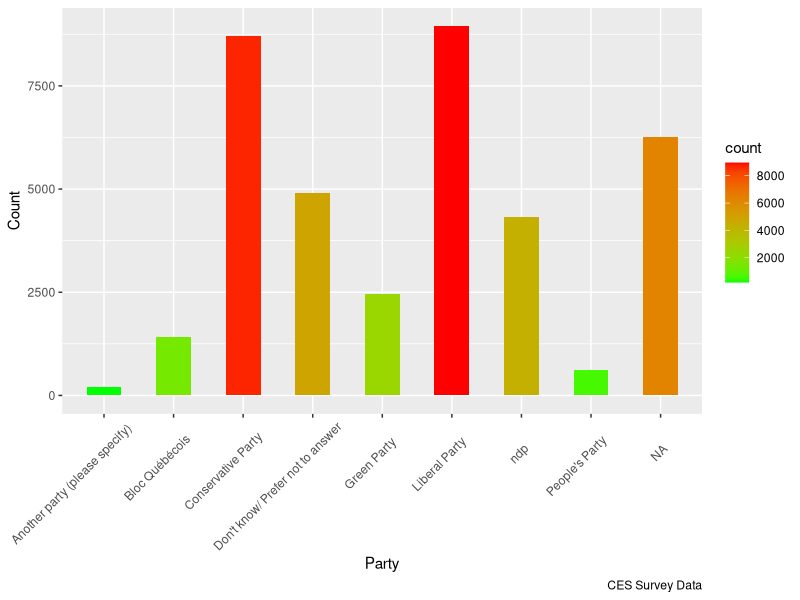
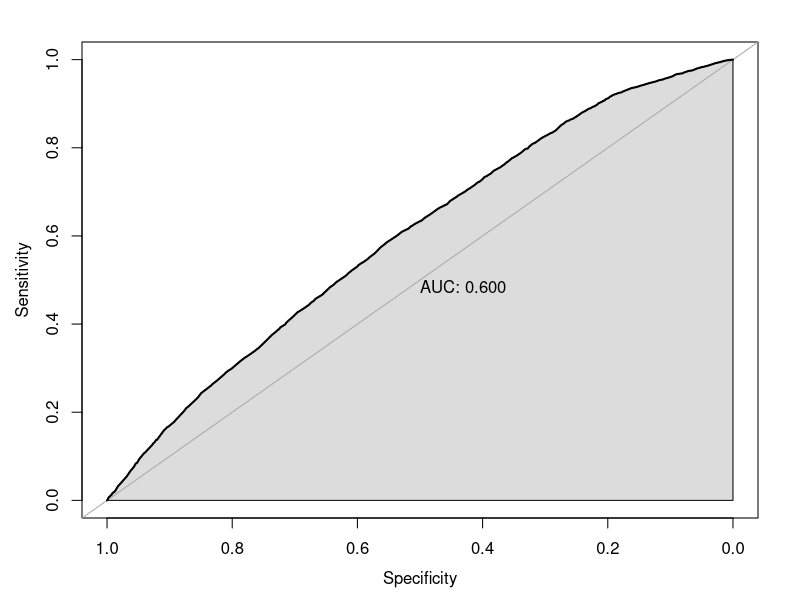
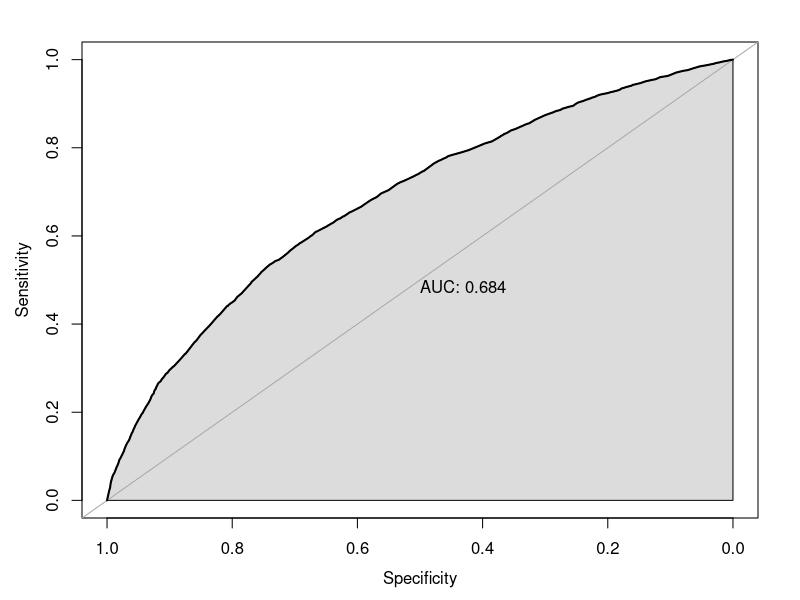
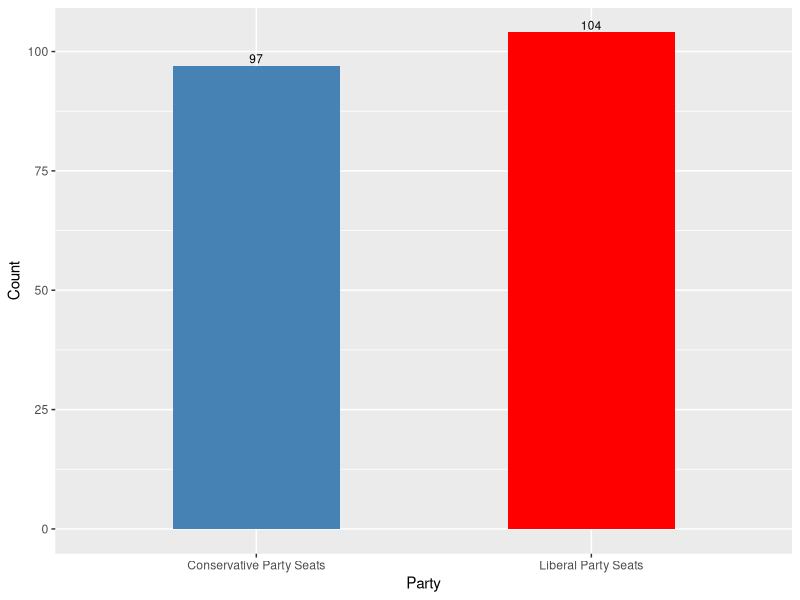
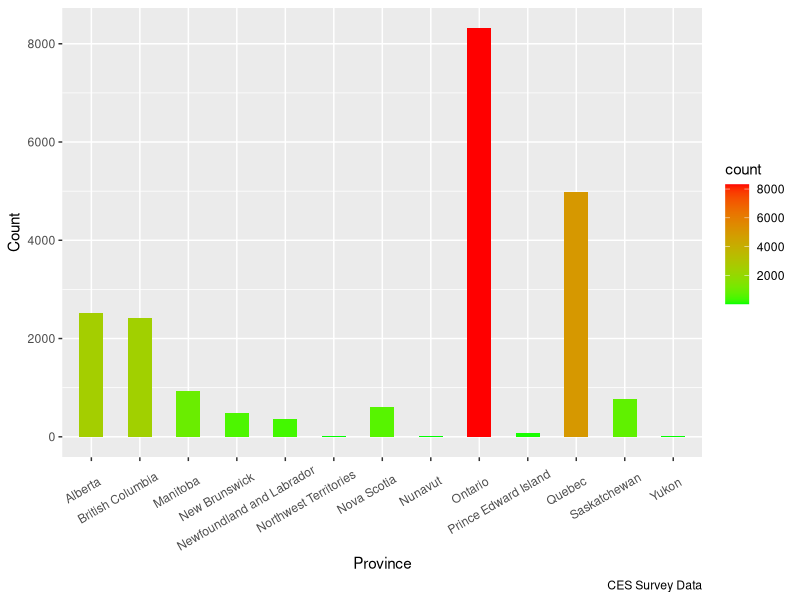
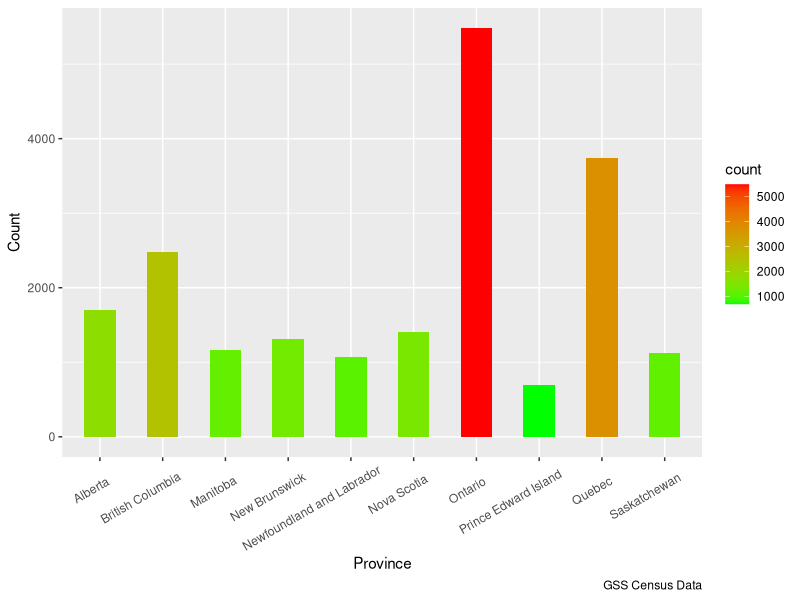

These charts were generated, in order, by the following R code:
## ---- chunk 1
library(tidyverse)
library(lme4)
library(knitr)
library(pROC)

# Loading in the cleaned survey Data
survey_data <- read_csv("./../outputs/survey_data.csv")

# Loading in the cleaned census Data
census_data <- read_csv("./../outputs/census_data.csv")

## ---- chunk 2
survey_data %>%
  ggplot()+
  geom_bar(aes(cps19_votechoice, fill = ..count..),  width = 0.5) +
  labs(caption = "CES Survey Data") +
  theme(axis.text.x = element_text(angle=45, vjust=0.8,hjust = 0.8))+
  scale_fill_gradient(low = "green", high = "red", na.value = NA) +
  xlab("Party") +
  ylab("Count")

## ---- chunk 3
survey_data <- na.omit(survey_data)
census_data <- na.omit(census_data)
survey_data <- survey_data %>%
  select(-cps19_votechoice)

## ---- chunk 4
kable(head(survey_data), caption = "Overview of Survey Data")

## ---- chunk 5
kable(head(census_data), caption = "Overview of Census Data")

## ---- chunk 6
model_Lib<- glmer(voteLib~(1|province) + age_group + sex + household_income, data = survey_data, family=binomial)
summary_L = summary(model_Lib)
## ---- chunk 7
model_Con <- glmer(voteCon~(1|province) + age_group + sex + household_income, data = survey_data, family=binomial)
summary_C = summary(model_Con)
## ---- chunk 8
reduced_data <- census_data

census_data <-
  census_data%>%
  count(sex, province, age_group,household_income) %>%
  group_by(sex, province, age_group,household_income) %>%
  ungroup()

# Make proportions
census_data <-
  census_data %>%
  group_by(province) %>%
  mutate(total = sum(n)) %>%
  mutate(cell_prop_of_division_total = n / total) %>%
  ungroup()
## ---- chunk 9
predict_Lib <- predict(model_Lib, type = 'response')
roc <- roc(survey_data$voteLib, predict_Lib)
## ---- chunk 10
plot(roc, auc.polygon=TRUE, print.auc = TRUE,asp = NA)
## ---- chunk 11
predict_Con <- predict(model_Con, type = 'response')
roc <- roc(survey_data$voteCon, predict_Con)
## ---- chunk 12
plot(roc, auc.polygon=TRUE, print.auc = TRUE,asp = NA)
## ---- chunk 13
#log estimates for liberal party
census_data$log_estimate_L <-
  model_Lib %>%
  predict(newdata = census_data)

#estimates for liberal party
census_data$estimate_L<-
  exp(census_data$log_estimate_L)/(1+exp(census_data$log_estimate_L))

#estimates for liberal party in each province
estimates_L <- census_data %>%
  mutate(alp_predict_prop_L = estimate_L * cell_prop_of_division_total) %>%
  group_by(province) %>%
  summarise(probability = sum(alp_predict_prop_L))

#log estimates for conservative party
census_data$log_estimate_C <-
  model_Con %>%
  predict(newdata = census_data)

#estimates for conservative party
census_data$estimate_C<-
  exp(census_data$log_estimate_C)/(1+exp(census_data$log_estimate_C))

#estimates for conservative party in each province
estimates_C <- census_data %>%
  mutate(alp_predict_prop_C = estimate_C * cell_prop_of_division_total) %>%
  group_by(province) %>%
  summarise(probability = sum(alp_predict_prop_C))
## ---- chunk 14
kable(estimates_L, caption = "Probability of voting Liberal Party among each province")
## ---- chunk 15
kable(estimates_C, caption = "Probability of voting Conservative Party among each province")
## ---- chunk 16
Seats = c(34,42,14,19,7,11,121,4,78,14)
terriotoris  = c ("Yukon",	"Northwest Territories", "Nunavut")
provinces = c(estimates_L$province, terriotoris)
total_seats = c(Seats, c(1,1,1))
seats_table = data.frame("Province/Territory" = provinces , "TotalSeats" =  total_seats)
kable(seats_table, col.names = gsub("[.]", " ", c("Province/Territory", "Total Seats")),  caption = "Allocation of Seats in the House of Commons" )
## ---- chunk 17

Lib_Seats <- round(sum(estimates_L$probability * Seats), digits = 0)
Con_Seats <- round(sum(estimates_C$probability * Seats), digits = 0)

Party = c("Liberal Party Seats","Conservative Party Seats")
Count = c(Lib_Seats,Con_Seats)
result_table = data.frame(Party,Count)

ggplot(data=result_table, aes(x=Party, y=Count)) +
   geom_bar(stat="identity", fill=c("red","steelblue"), width=0.5)+
  geom_text(aes(label=Count), vjust=-0.3, size=3)

## ---- chunk 18
survey_data %>%
  ggplot()+
  geom_bar(aes(province, fill = ..count..),  width = 0.5) +
  labs(caption = "CES Survey Data") +
  theme(axis.text.x = element_text(angle=30, vjust=0.8,hjust = 0.8))+
  scale_fill_gradient(low = "green", high = "red", na.value = NA) +
  xlab("Province") +
  ylab("Count")

## ---- chunk 19
reduced_data %>%
  ggplot()+
  geom_bar(aes(province, fill = ..count..),  width = 0.5) +
  labs(caption = "GSS Census Data") +
  theme(axis.text.x = element_text(angle=30, vjust=0.8,hjust = 0.8))+
  scale_fill_gradient(low = "green", high = "red", na.value = NA) +
  xlab("Province") +
  ylab("Count")
## ---- chunk 20
kable(summary_L$coefficients, caption = "Summary of Cofficient of the Liberal Party model")
## ---- chunk 21
kable(summary_C$coefficients, caption = "Summary of Cofficient of the Conservative Party model")
